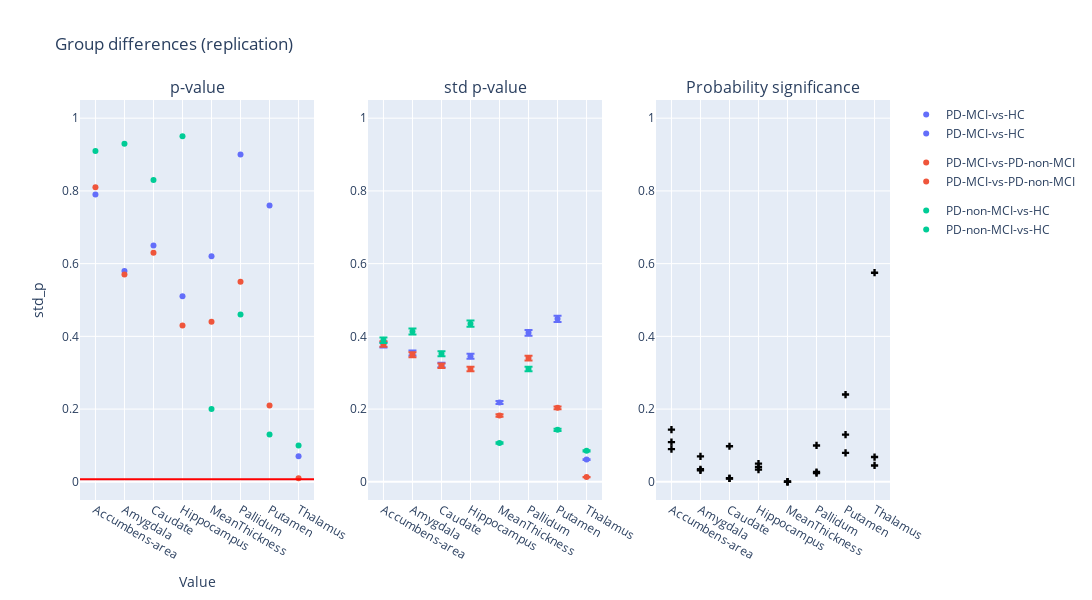

Notebook cell for this chart:
### Code cell
plot_dumbbell(df_t7, "Group differences (replication)", alpha=0.007)

### Figure 1 — Plotly figure (JSON) as saved in the notebook; plotly's stock layout.template omitted (floating-point values rounded to 4 significant figures)
{"data": [{"hovertemplate": "group=PD-MCI-vs-HC<br>region=%{x}<br>p_value=%{y}<extra></extra>", "legendgroup": "PD-MCI-vs-HC", "marker": {"color": "#636efa", "symbol": "circle"}, "mode": "markers", "name": "PD-MCI-vs-HC", "orientation": "v", "showlegend": true, "type": "scatter", "x": ["Accumbens-area", "Amygdala", "Caudate", "Hippocampus", "MeanThickness", "Pallidum", "Putamen", "Thalamus"], "xaxis": "x", "y": [0.79, 0.58, 0.65, 0.51, 0.62, 0.9, 0.76, 0.07], "yaxis": "y"}, {"hovertemplate": "group=PD-MCI-vs-PD-non-MCI<br>region=%{x}<br>p_value=%{y}<extra></extra>", "legendgroup": "PD-MCI-vs-PD-non-MCI", "marker": {"color": "#EF553B", "symbol": "circle"}, "mode": "markers", "name": "PD-MCI-vs-PD-non-MCI", "orientation": "v", "showlegend": true, "type": "scatter", "x": ["Accumbens-area", "Amygdala", "Caudate", "Hippocampus", "MeanThickness", "Pallidum", "Putamen", "Thalamus"], "xaxis": "x", "y": [0.81, 0.57, 0.63, 0.43, 0.44, 0.55, 0.21, 0.01], "yaxis": "y"}, {"hovertemplate": "group=PD-non-MCI-vs-HC<br>region=%{x}<br>p_value=%{y}<extra></extra>", "legendgroup": "PD-non-MCI-vs-HC", "marker": {"color": "#00cc96", "symbol": "circle"}, "mode": "markers", "name": "PD-non-MCI-vs-HC", "orientation": "v", "showlegend": true, "type": "scatter", "x": ["Accumbens-area", "Amygdala", "Caudate", "Hippocampus", "MeanThickness", "Pallidum", "Putamen", "Thalamus"], "xaxis": "x", "y": [0.91, 0.93, 0.83, 0.95, 0.2, 0.46, 0.13, 0.1], "yaxis": "y"}, {"error_y": {"array": [0.007337, 0.006897, 0.006256, 0.006728, 0.00425, 0.007982, 0.008727, 0.001191], "arrayminus": [0.007486, 0.007036, 0.006382, 0.006864, 0.004336, 0.008144, 0.008904, 0.001215]}, "hovertemplate": "group=PD-MCI-vs-HC<br>region=%{x}<br>std_p=%{y}<extra></extra>", "legendgroup": "PD-MCI-vs-HC", "marker": {"color": "#636efa", "symbol": "circle"}, "mode": "markers", "name": "PD-MCI-vs-HC", "orientation": "v", "showlegend": true, "type": "scatter", "x": ["Accumbens-area", "Amygdala", "Caudate", "Hippocampus", "MeanThickness", "Pallidum", "Putamen", "Thalamus"], "xaxis": "x2", "y": [0.3768, 0.3541, 0.3212, 0.3454, 0.2182, 0.4099, 0.4481, 0.06115], "yaxis": "y2"}, {"error_y": {"array": [0.007386, 0.006805, 0.006214, 0.006041, 0.003549, 0.006625, 0.003962, 0.0002528], "arrayminus": [0.007535, 0.006942, 0.00634, 0.006163, 0.003621, 0.006759, 0.004042, 0.0002579]}, "hovertemplate": "group=PD-MCI-vs-PD-non-MCI<br>region=%{x}<br>std_p=%{y}<extra></extra>", "legendgroup": "PD-MCI-vs-PD-non-MCI", "marker": {"color": "#EF553B", "symbol": "circle"}, "mode": "markers", "name": "PD-MCI-vs-PD-non-MCI", "orientation": "v", "showlegend": true, "type": "scatter", "x": ["Accumbens-area", "Amygdala", "Caudate", "Hippocampus", "MeanThickness", "Pallidum", "Putamen", "Thalamus"], "xaxis": "x2", "y": [0.3792, 0.3494, 0.3191, 0.3102, 0.1823, 0.3402, 0.2034, 0.01298], "yaxis": "y2"}, {"error_y": {"array": [0.007584, 0.008048, 0.006866, 0.008468, 0.002083, 0.006041, 0.002783, 0.001658], "arrayminus": [0.007738, 0.008211, 0.007005, 0.00864, 0.002125, 0.006163, 0.002839, 0.001691]}, "hovertemplate": "group=PD-non-MCI-vs-HC<br>region=%{x}<br>std_p=%{y}<extra></extra>", "legendgroup": "PD-non-MCI-vs-HC", "marker": {"color": "#00cc96", "symbol": "circle"}, "mode": "markers", "name": "PD-non-MCI-vs-HC", "orientation": "v", "showlegend": true, "type": "scatter", "x": ["Accumbens-area", "Amygdala", "Caudate", "Hippocampus", "MeanThickness", "Pallidum", "Putamen", "Thalamus"], "xaxis": "x2", "y": [0.3894, 0.4132, 0.3525, 0.4348, 0.1069, 0.3102, 0.1429, 0.08511], "yaxis": "y2"}, {"marker": {"color": "black", "symbol": "cross"}, "mode": "markers", "name": "Flip probability", "showlegend": false, "type": "scatter", "x": ["Accumbens-area", "Accumbens-area", "Accumbens-area", "Amygdala", "Amygdala", "Amygdala", "Caudate", "Caudate", "Caudate", "Hippocampus", "Hippocampus", "Hippocampus", "MeanThickness", "MeanThickness", "MeanThickness", "Pallidum", "Pallidum", "Pallidum", "Putamen", "Putamen", "Putamen", "Thalamus", "Thalamus", "Thalamus"], "xaxis": "x3", "y": [0.1092, 0.1435, 0.09, 0.03458, 0.03166, 0.07, 0.009678, 0.009219, 0.0978, 0.04067, 0.03347, 0.05, 1.075e-05, 1.13e-05, 0.0003419, 0.1, 0.02702, 0.0238, 0.24, 0.07957, 0.1298, 0.06811, 0.5751, 0.04506], "yaxis": "y3"}], "layout": {"annotations": [{"font": {"size": 16}, "showarrow": false, "text": "p-value", "x": 0.1444, "xanchor": "center", "xref": "paper", "y": 1, "yanchor": "bottom", "yref": "paper"}, {"font": {"size": 16}, "showarrow": false, "text": "std p-value", "x": 0.5, "xanchor": "center", "xref": "paper", "y": 1, "yanchor": "bottom", "yref": "paper"}, {"font": {"size": 16}, "showarrow": false, "text": "Probability significance", "x": 0.8556, "xanchor": "center", "xref": "paper", "y": 1, "yanchor": "bottom", "yref": "paper"}], "height": 600, "hovermode": "closest", "shapes": [{"line": {"color": "red", "width": 2}, "type": "line", "x0": 0, "x1": 1, "xref": "x domain", "y0": 0.007, "y1": 0.007, "yref": "y"}], "title": {"text": "Group differences (replication)"}, "width": 1400, "xaxis": {"anchor": "y", "domain": [0, 0.2889], "title": {"text": "Value"}}, "xaxis2": {"anchor": "y2", "domain": [0.3556, 0.6444]}, "xaxis3": {"anchor": "y3", "domain": [0.7111, 1]}, "yaxis": {"anchor": "x", "domain": [0, 1], "range": [-0.05, 1.05], "title": {"text": "std_p"}}, "yaxis2": {"anchor": "x2", "domain": [0, 1], "range": [-0.05, 1.05]}, "yaxis3": {"anchor": "x3", "domain": [0, 1], "range": [-0.05, 1.05]}}}
